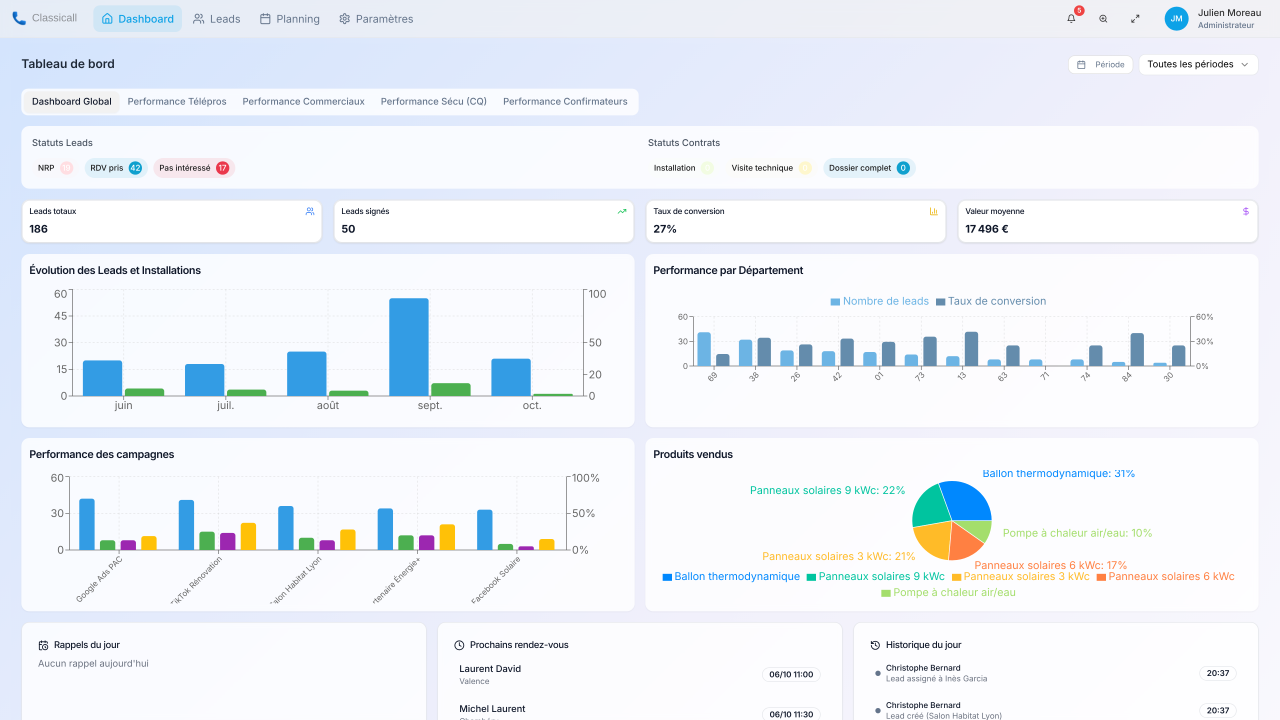
#> input picture screenshots/dashboard.png, 3840 x 2160 px (shown at 1/3 size)
$ python prepare.py
#> lines starting #> are read from the running program, lines starting #| are printed output that depends on the picture
"""Prépare des variantes 'vides' des vraies captures pour les animer dans Remotion.
- dashboard-graph-vide.png : graphique sans barres (les barres réelles sont révélées par le bas)
- planning-vide.png        : planning sans cartes RDV (révélées jour par jour)
Coordonnées en px CSS (captures en deviceScaleFactor 2)."""
from PIL import Image
import colorsys, os
S = 2
SRC = os.path.join(os.path.dirname(__file__), '..', '..', 'screenshots')
OUT = os.path.join(os.path.dirname(__file__), '..', 'public', 'derived')
os.makedirs(OUT, exist_ok=True)

def colored(p):
    mx, mn = max(p[:3]), min(p[:3])
    return mx > 0 and (mx - mn) / mx > 0.06

# --- graphique : on efface les pixels colorés de la zone de tracé
im = Image.open(f'{SRC}/dashboard.png').convert('RGB')
#> im is the input picture: PIL image 3840x2160 RGB; mean R, G, B 238.2, 242.5, 248.6
px = im.load()
x0, x1, y0, y1 = 100 * S, 880 * S, 425 * S, 594 * S
for y in range(y0, y1):
    last = px[x0, y]
    for x in range(x0, x1):
        if colored(px[x, y]): px[x, y] = last
        else: last = px[x, y]
#> this loop made 338 passes
im.save(f'{OUT}/dashboard-vide.png')
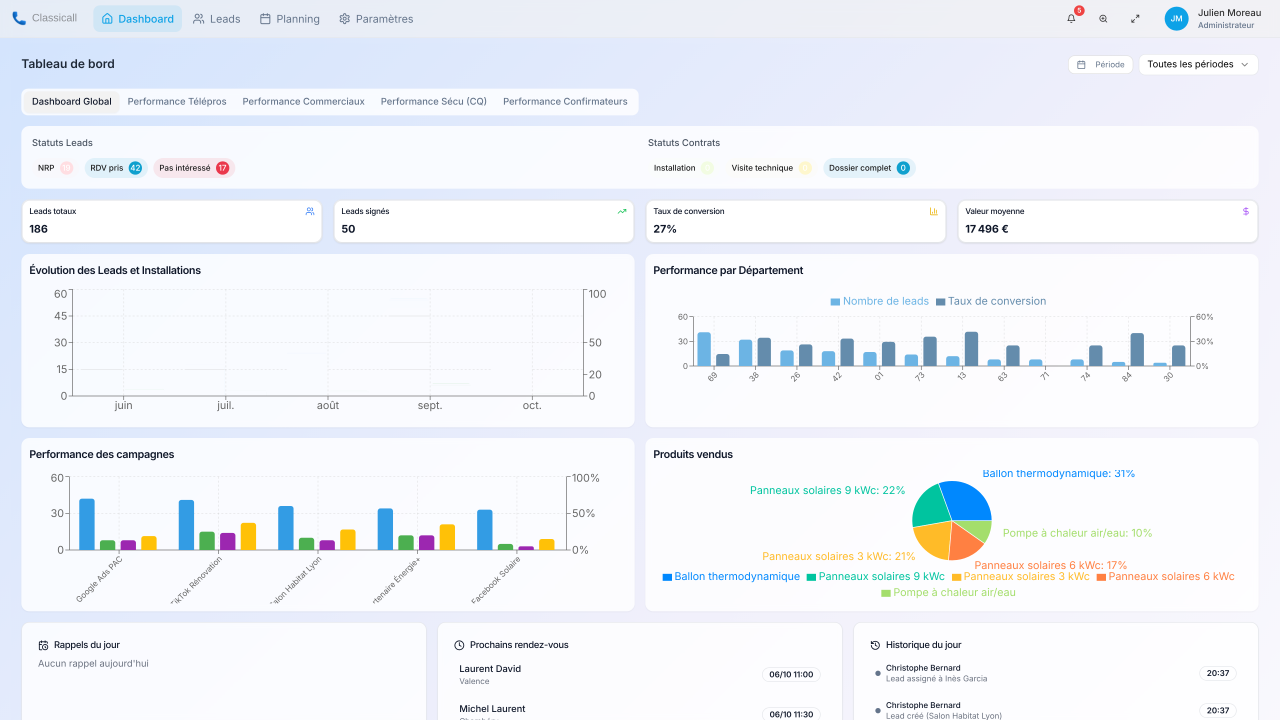
#> saved as dashboard-vide.png: PIL image 3840x2160 RGB (shown at 1/3 size); mean R, G, B 240.5, 243.6, 249.1

# --- planning : chaque colonne jour remplacée par une colonne de fond étirée
im = Image.open(f'{SRC}/planning-semaine.png').convert('RGB')
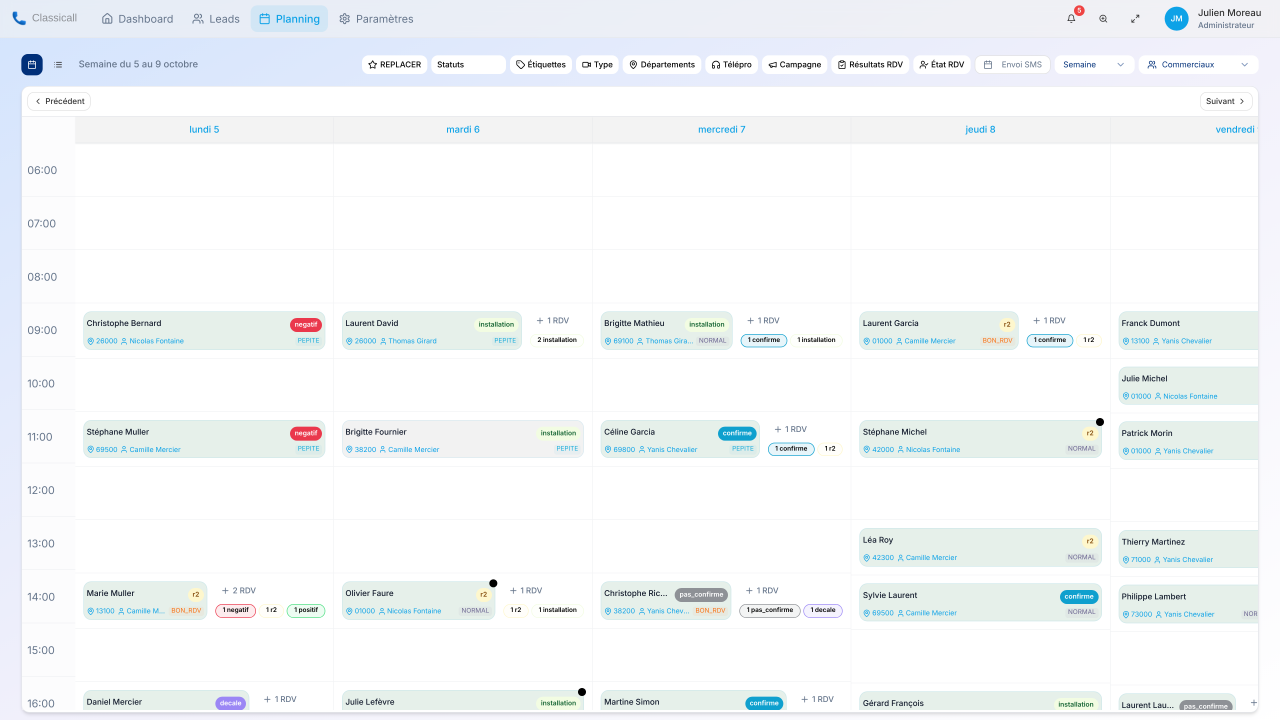
#> input picture screenshots/planning-semaine.png, 3840 x 2160 px (shown at 1/3 size)
#> im is the input picture: PIL image 3840x2160 RGB; mean R, G, B 244.2, 247, 248.4
px = im.load()
W, H = im.size
#> W = 3840; H = 2160
cols = [113, 500, 887, 1275, 1663, 1887]
for a, b in zip(cols, cols[1:]):
    sx = (a + 5) * S
    for y in range(215 * S, 1068 * S):
        p = px[sx, y]
        for x in range((a + 2) * S, (b - 2) * S):
            px[x, y] = p
im.save(f'{OUT}/planning-vide.png')
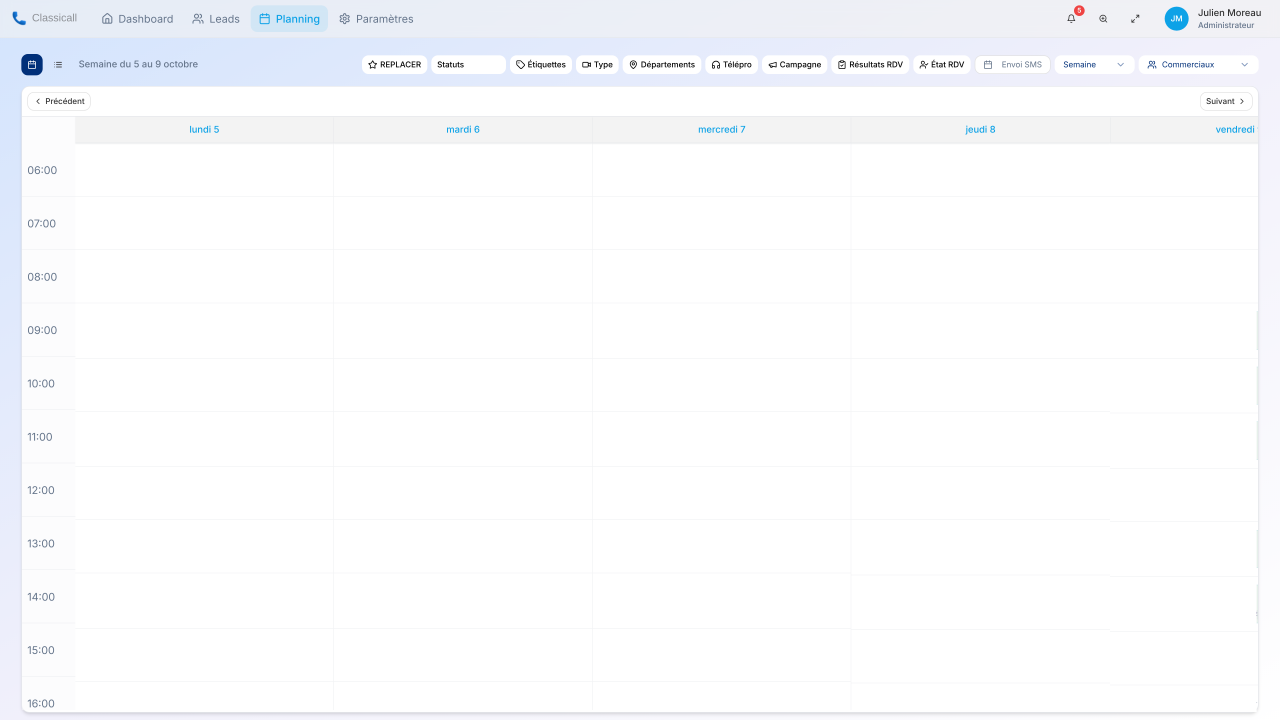
#> saved as planning-vide.png: PIL image 3840x2160 RGB (shown at 1/3 size); mean R, G, B 250.1, 251, 252.8
print('ok')

# Résultat d'itinéraire réellement calculé par l'app pendant la capture
import shutil
shutil.copy(f'{SRC}/planning-optimizer.json', os.path.join(os.path.dirname(__file__), '..', 'src', 'data', 'itineraire.json'))
